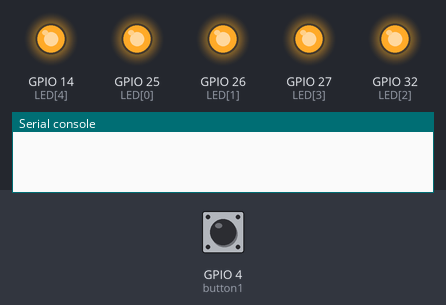
Bench run of a program on a simulated ESP32 board running MicroPython. On the bench: output pins drawn as LEDs (lit = HIGH), the last lines printed to the serial console. Dashed ring = blinking. Inputs (shaded band) come from the test bench; at power-on: GPIO 4 (button1) LOW.

Above: at 1.2 s.
1.3 s: GPIO 4 (button1) pulled HIGH for 0.15 s
At 1.55 s:
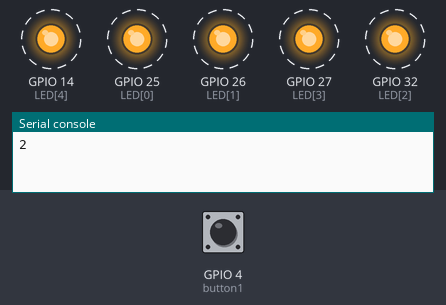
4.3 s: GPIO 4 (button1) pulsed HIGH 2 times (0.12 s each, 0.3 s apart)
At 4.8 s:
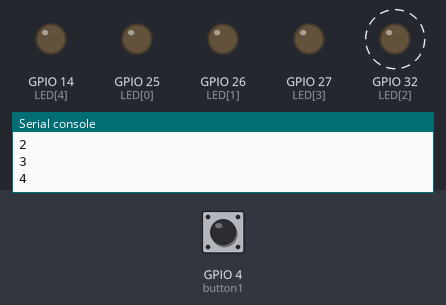
7.3 s: GPIO 4 (button1) pulled HIGH for 1 s
At 9.0 s:
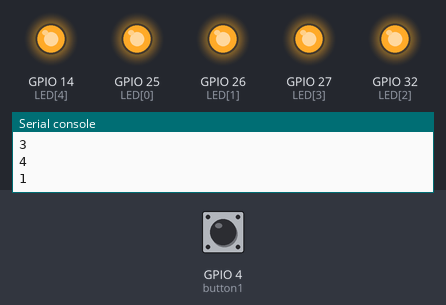
10.3 s: GPIO 4 (button1) pulled HIGH for 3.2 s
At 10.55 s:
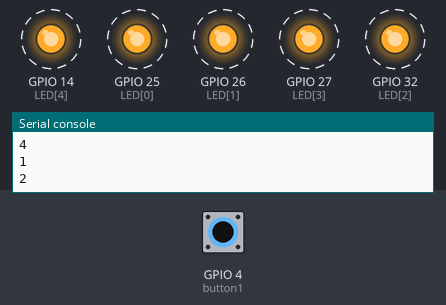
Timing chart, 0 to 16.0 s (numbered marks = the images above; inputs shaded):
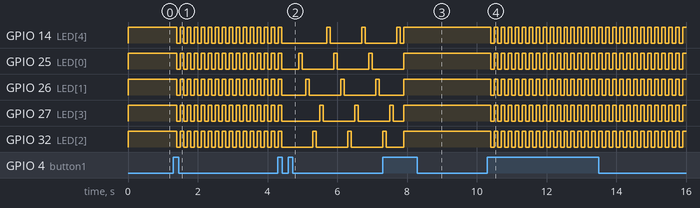

The program:

bike_ligth.py
```python
# bike light.py

# bike_light.py

from machine import Pin
from time import sleep

LED = [25,26,32,27,14]
del_time = 0.1
mode=1

def handle_interrupt(button1):
  global mode
  mode+=1
  if(mode>4):
    mode=1
  print(mode)

button1 = Pin(4, Pin.IN)
button1.irq(trigger=Pin.IRQ_RISING, handler=handle_interrupt)

for n in range(len(LED)):
  LED[n] = Pin(LED[n],Pin.OUT)

while True:
  if (mode==1):     # LEDs all on
    for n in range(len(LED)):
      LED[n].value(1)
  if (mode==2):    # LEDs blink
    for n in range(len(LED)):
      LED[n].value(1)
    sleep(del_time)
    for n in range(len(LED)):
      LED[n].value(0)
    sleep(del_time)
  if (mode==3):    # LEDs flash
    for n in range(len(LED)):
      LED[n].value(1)
    sleep(del_time)
    for n in range(len(LED)):
      LED[n].value(0)
    sleep(del_time*5)
  if (mode==4):    # LEDs chaser
    for n in range(len(LED)):
      LED[n].value(1)
      sleep(del_time)
      LED[n].value(0)
      sleep(del_time)
```

Measured:
- after the input at 1.3 s, GPIO 14 (LED[4]), GPIO 25 (LED[0]), GPIO 26 (LED[1]), GPIO 27 (LED[3]), GPIO 32 (LED[2]): alternates HIGH for 0.10 s and LOW for 0.10 s, starting after 0.10 s
- after the input at 4.3 s, GPIO 32 (LED[2]): alternates HIGH for 0.10 s and LOW for 0.90 s, starting after 1.0 s
- after the input at 7.3 s, GPIO 25 (LED[0]): goes on until 7.9 s, then stays HIGH
- after the input at 10.3 s, GPIO 14 (LED[4]), GPIO 25 (LED[0]), GPIO 26 (LED[1]), GPIO 27 (LED[3]), GPIO 32 (LED[2]): alternates HIGH for 0.10 s and LOW for 0.10 s, starting after 0.10 s
